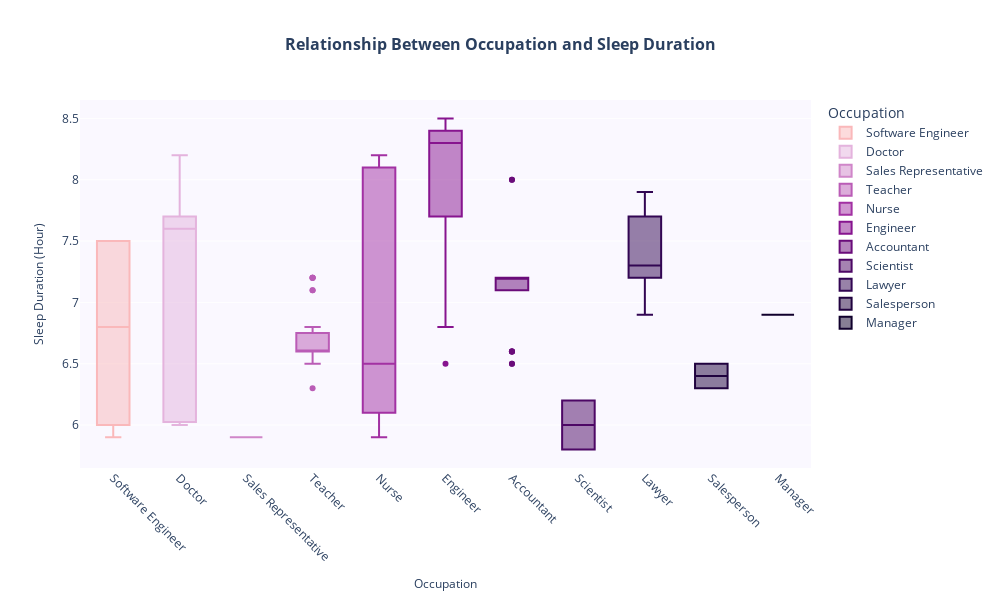

Notebook code cell kept with this figure:
### Code cell
fig = px.box(
    data,
    x='Occupation',
    y='Sleep Duration',
    title='<b>Relationship Between Occupation and Sleep Duration<b>',
    color='Occupation',  # Use occupation for coloring
    color_discrete_sequence= [
    "#fab8ba", "#e4b3dd", "#d086c9", "#ba5cb6",
    "#a231a3", "#87148f", "#6a0c7a", "#4d0865",
    "#320653", "#20023f", "#10002c", "#000019"
],
)

fig.update_layout(
    xaxis_title='Occupation',
    yaxis_title='Sleep Duration (Hour)',
    title_font_size=16,
    xaxis_title_font_size=12,
    yaxis_title_font_size=12,
    xaxis_tickangle=45,
    height=height,
    width=width,
    plot_bgcolor='#faf8ff',
    title_x=0.5
)

fig.show()

### Figure 1 — Plotly figure (JSON) as saved in the notebook; plotly's stock layout.template omitted (floating-point values rounded to 4 significant figures)
{"data": [{"alignmentgroup": "True", "hovertemplate": "Occupation=%{x}<br>Sleep Duration=%{y}<extra></extra>", "legendgroup": "Software Engineer", "marker": {"color": "#fab8ba"}, "name": "Software Engineer", "notched": false, "offsetgroup": "Software Engineer", "orientation": "v", "showlegend": true, "type": "box", "x": ["Software Engineer", "Software Engineer", "Software Engineer", "Software Engineer"], "x0": " ", "xaxis": "x", "y": [6.1, 5.9, 7.5, 7.5], "y0": " ", "yaxis": "y"}, {"alignmentgroup": "True", "hovertemplate": "Occupation=%{x}<br>Sleep Duration=%{y}<extra></extra>", "legendgroup": "Doctor", "marker": {"color": "#e4b3dd"}, "name": "Doctor", "notched": false, "offsetgroup": "Doctor", "orientation": "v", "showlegend": true, "type": "box", "x": ["Doctor", "Doctor", "Doctor", "Doctor", "Doctor", "Doctor", "Doctor", "Doctor", "Doctor", "Doctor", "Doctor", "Doctor", "Doctor", "Doctor", "Doctor", "Doctor", "Doctor", "Doctor", "Doctor", "Doctor", "Doctor", "Doctor", "Doctor", "Doctor", "Doctor", "Doctor", "Doctor", "Doctor", "Doctor", "Doctor", "Doctor", "Doctor", "Doctor", "Doctor", "Doctor", "Doctor", "Doctor", "Doctor", "Doctor", "Doctor", "Doctor", "Doctor", "Doctor", "Doctor", "Doctor", "Doctor", "Doctor", "Doctor", "Doctor", "Doctor", "Doctor", "Doctor", "Doctor", "Doctor", "Doctor", "Doctor", "Doctor", "Doctor", "Doctor", "Doctor", "Doctor", "Doctor", "Doctor", "Doctor", "Doctor", "Doctor", "Doctor", "Doctor", "Doctor", "Doctor", "Doctor"], "x0": " ", "xaxis": "x", "y": [6.2, 6.2, 7.8, 7.8, 7.8, 6.1, 7.8, 6.1, 6.0, 6.0, 6.0, 6.0, 7.6, 7.7, 7.7, 7.7, 7.7, 7.8, 7.9, 7.8, 7.9, 7.9, 7.9, 6.1, 7.7, 6.1, 6.1, 7.6, 7.6, 7.6, 7.7, 7.7, 7.7, 7.8, 7.7, 7.8, 7.7, 7.8, 7.7, 7.7, 6.0, 7.6, 6.0, 6.0, 7.7, 6.0, 6.0, 7.7, 6.0, 6.0, 6.2, 6.2, 6.2, 6.2, 6.0, 6.1, 6.1, 6.1, 6.1, 6.0, 6.0, 6.0, 6.0, 6.0, 6.0, 7.3, 7.3, 8.1, 8.1, 8.2, 8.2], "y0": " ", "yaxis": "y"}, {"alignmentgroup": "True", "hovertemplate": "Occupation=%{x}<br>Sleep Duration=%{y}<extra></extra>", "legendgroup": "Sales Representative", "marker": {"color": "#d086c9"}, "name": "Sales Representative", "notched": false, "offsetgroup": "Sales Representative", "orientation": "v", "showlegend": true, "type": "box", "x": ["Sales Representative", "Sales Representative"], "x0": " ", "xaxis": "x", "y": [5.9, 5.9], "y0": " ", "yaxis": "y"}, {"alignmentgroup": "True", "hovertemplate": "Occupation=%{x}<br>Sleep Duration=%{y}<extra></extra>", "legendgroup": "Teacher", "marker": {"color": "#ba5cb6"}, "name": "Teacher", "notched": false, "offsetgroup": "Teacher", "orientation": "v", "showlegend": true, "type": "box", "x": ["Teacher", "Teacher", "Teacher", "Teacher", "Teacher", "Teacher", "Teacher", "Teacher", "Teacher", "Teacher", "Teacher", "Teacher", "Teacher", "Teacher", "Teacher", "Teacher", "Teacher", "Teacher", "Teacher", "Teacher", "Teacher", "Teacher", "Teacher", "Teacher", "Teacher", "Teacher", "Teacher", "Teacher", "Teacher", "Teacher", "Teacher", "Teacher", "Teacher", "Teacher", "Teacher", "Teacher", "Teacher", "Teacher", "Teacher", "Teacher"], "x0": " ", "xaxis": "x", "y": [6.3, 6.7, 6.7, 7.1, 7.1, 7.2, 7.2, 7.2, 6.6, 7.2, 6.6, 6.8, 6.8, 6.7, 6.7, 6.7, 6.6, 6.6, 6.6, 6.6, 6.6, 6.6, 6.6, 6.5, 6.5, 6.5, 6.5, 6.8, 6.8, 6.5, 6.5, 6.5, 6.5, 6.6, 6.6, 6.6, 6.6, 6.6, 6.6, 6.6], "y0": " ", "yaxis": "y"}, {"alignmentgroup": "True", "hovertemplate": "Occupation=%{x}<br>Sleep Duration=%{y}<extra></extra>", "legendgroup": "Nurse", "marker": {"color": "#a231a3"}, "name": "Nurse", "notched": false, "offsetgroup": "Nurse", "orientation": "v", "showlegend": true, "type": "box", "x": ["Nurse", "Nurse", "Nurse", "Nurse", "Nurse", "Nurse", "Nurse", "Nurse", "Nurse", "Nurse", "Nurse", "Nurse", "Nurse", "Nurse", "Nurse", "Nurse", "Nurse", "Nurse", "Nurse", "Nurse", "Nurse", "Nurse", "Nurse", "Nurse", "Nurse", "Nurse", "Nurse", "Nurse", "Nurse", "Nurse", "Nurse", "Nurse", "Nurse", "Nurse", "Nurse", "Nurse", "Nurse", "Nurse", "Nurse", "Nurse", "Nurse", "Nurse", "Nurse", "Nurse", "Nurse", "Nurse", "Nurse", "Nurse", "Nurse", "Nurse", "Nurse", "Nurse", "Nurse", "Nurse", "Nurse", "Nurse", "Nurse", "Nurse", "Nurse", "Nurse", "Nurse", "Nurse", "Nurse", "Nurse", "Nurse", "Nurse", "Nurse", "Nurse", "Nurse", "Nurse", "Nurse", "Nurse", "Nurse"], "x0": " ", "xaxis": "x", "y": [6.5, 6.5, 6.4, 6.4, 7.9, 6.1, 7.5, 5.9, 6.2, 6.0, 6.1, 6.1, 6.1, 6.1, 6.2, 6.2, 6.2, 6.1, 6.0, 6.1, 6.0, 6.0, 6.0, 6.0, 6.0, 6.0, 6.0, 6.1, 6.0, 6.1, 6.1, 6.0, 6.1, 6.0, 6.1, 6.1, 7.1, 6.0, 6.1, 6.1, 8.1, 8.1, 8.1, 8.2, 8.2, 8.2, 8.2, 8.2, 8.1, 8.1, 8.1, 8.0, 8.0, 8.0, 8.0, 8.0, 8.0, 8.0, 8.1, 8.2, 8.2, 8.2, 8.2, 8.0, 8.0, 8.1, 8.0, 8.1, 8.1, 8.0, 8.1, 8.1, 8.1], "y0": " ", "yaxis": "y"}, {"alignmentgroup": "True", "hovertemplate": "Occupation=%{x}<br>Sleep Duration=%{y}<extra></extra>", "legendgroup": "Engineer", "marker": {"color": "#87148f"}, "name": "Engineer", "notched": false, "offsetgroup": "Engineer", "orientation": "v", "showlegend": true, "type": "box", "x": ["Engineer", "Engineer", "Engineer", "Engineer", "Engineer", "Engineer", "Engineer", "Engineer", "Engineer", "Engineer", "Engineer", "Engineer", "Engineer", "Engineer", "Engineer", "Engineer", "Engineer", "Engineer", "Engineer", "Engineer", "Engineer", "Engineer", "Engineer", "Engineer", "Engineer", "Engineer", "Engineer", "Engineer", "Engineer", "Engineer", "Engineer", "Engineer", "Engineer", "Engineer", "Engineer", "Engineer", "Engineer", "Engineer", "Engineer", "Engineer", "Engineer", "Engineer", "Engineer", "Engineer", "Engineer", "Engineer", "Engineer", "Engineer", "Engineer", "Engineer", "Engineer", "Engineer", "Engineer", "Engineer", "Engineer", "Engineer", "Engineer", "Engineer", "Engineer", "Engineer", "Engineer", "Engineer", "Engineer"], "x0": " ", "xaxis": "x", "y": [7.5, 7.5, 7.2, 7.2, 7.3, 7.3, 7.3, 7.3, 7.8, 7.8, 6.5, 7.3, 7.8, 7.8, 6.9, 7.6, 7.7, 7.7, 7.7, 7.7, 7.8, 7.7, 7.8, 7.8, 7.8, 7.8, 7.8, 7.8, 7.8, 7.8, 6.8, 8.3, 8.5, 8.5, 8.5, 8.5, 8.4, 8.4, 8.4, 8.3, 8.5, 8.5, 8.4, 8.4, 8.5, 8.4, 8.4, 8.5, 8.3, 8.5, 8.3, 8.5, 8.3, 8.5, 8.5, 8.4, 8.4, 8.4, 8.4, 8.4, 8.4, 8.4, 8.5], "y0": " ", "yaxis": "y"}, {"alignmentgroup": "True", "hovertemplate": "Occupation=%{x}<br>Sleep Duration=%{y}<extra></extra>", "legendgroup": "Accountant", "marker": {"color": "#6a0c7a"}, "name": "Accountant", "notched": false, "offsetgroup": "Accountant", "orientation": "v", "showlegend": true, "type": "box", "x": ["Accountant", "Accountant", "Accountant", "Accountant", "Accountant", "Accountant", "Accountant", "Accountant", "Accountant", "Accountant", "Accountant", "Accountant", "Accountant", "Accountant", "Accountant", "Accountant", "Accountant", "Accountant", "Accountant", "Accountant", "Accountant", "Accountant", "Accountant", "Accountant", "Accountant", "Accountant", "Accountant", "Accountant", "Accountant", "Accountant", "Accountant", "Accountant", "Accountant", "Accountant", "Accountant", "Accountant", "Accountant"], "x0": " ", "xaxis": "x", "y": [7.2, 7.2, 7.2, 7.1, 7.2, 7.1, 7.2, 7.2, 7.2, 7.2, 7.2, 7.2, 7.2, 7.2, 7.2, 7.2, 7.2, 7.2, 7.2, 7.1, 7.1, 7.1, 7.1, 7.1, 7.1, 7.1, 7.1, 8.0, 8.0, 7.2, 7.2, 6.5, 6.5, 6.6, 6.6, 6.6, 6.6], "y0": " ", "yaxis": "y"}, {"alignmentgroup": "True", "hovertemplate": "Occupation=%{x}<br>Sleep Duration=%{y}<extra></extra>", "legendgroup": "Scientist", "marker": {"color": "#4d0865"}, "name": "Scientist", "notched": false, "offsetgroup": "Scientist", "orientation": "v", "showlegend": true, "type": "box", "x": ["Scientist", "Scientist", "Scientist", "Scientist"], "x0": " ", "xaxis": "x", "y": [6.2, 6.2, 5.8, 5.8], "y0": " ", "yaxis": "y"}, {"alignmentgroup": "True", "hovertemplate": "Occupation=%{x}<br>Sleep Duration=%{y}<extra></extra>", "legendgroup": "Lawyer", "marker": {"color": "#320653"}, "name": "Lawyer", "notched": false, "offsetgroup": "Lawyer", "orientation": "v", "showlegend": true, "type": "box", "x": ["Lawyer", "Lawyer", "Lawyer", "Lawyer", "Lawyer", "Lawyer", "Lawyer", "Lawyer", "Lawyer", "Lawyer", "Lawyer", "Lawyer", "Lawyer", "Lawyer", "Lawyer", "Lawyer", "Lawyer", "Lawyer", "Lawyer", "Lawyer", "Lawyer", "Lawyer", "Lawyer", "Lawyer", "Lawyer", "Lawyer", "Lawyer", "Lawyer", "Lawyer", "Lawyer", "Lawyer", "Lawyer", "Lawyer", "Lawyer", "Lawyer", "Lawyer", "Lawyer", "Lawyer", "Lawyer", "Lawyer", "Lawyer", "Lawyer", "Lawyer", "Lawyer", "Lawyer", "Lawyer", "Lawyer"], "x0": " ", "xaxis": "x", "y": [7.4, 7.4, 7.4, 7.4, 7.3, 7.3, 7.3, 7.3, 7.3, 7.3, 7.3, 7.1, 7.1, 7.1, 7.1, 7.4, 7.2, 6.9, 7.2, 7.2, 7.2, 7.2, 7.2, 7.2, 7.2, 7.2, 7.2, 7.2, 7.9, 7.9, 7.6, 7.1, 7.1, 7.7, 7.7, 7.7, 7.7, 7.7, 7.6, 7.6, 7.6, 7.8, 7.8, 7.8, 7.8, 7.8, 7.8], "y0": " ", "yaxis": "y"}, {"alignmentgroup": "True", "hovertemplate": "Occupation=%{x}<br>Sleep Duration=%{y}<extra></extra>", "legendgroup": "Salesperson", "marker": {"color": "#20023f"}, "name": "Salesperson", "notched": false, "offsetgroup": "Salesperson", "orientation": "v", "showlegend": true, "type": "box", "x": ["Salesperson", "Salesperson", "Salesperson", "Salesperson", "Salesperson", "Salesperson", "Salesperson", "Salesperson", "Salesperson", "Salesperson", "Salesperson", "Salesperson", "Salesperson", "Salesperson", "Salesperson", "Salesperson", "Salesperson", "Salesperson", "Salesperson", "Salesperson", "Salesperson", "Salesperson", "Salesperson", "Salesperson", "Salesperson", "Salesperson", "Salesperson", "Salesperson", "Salesperson", "Salesperson", "Salesperson", "Salesperson"], "x0": " ", "xaxis": "x", "y": [6.5, 6.3, 6.5, 6.4, 6.5, 6.5, 6.5, 6.5, 6.5, 6.5, 6.5, 6.5, 6.5, 6.5, 6.4, 6.3, 6.4, 6.3, 6.3, 6.3, 6.3, 6.3, 6.3, 6.4, 6.3, 6.4, 6.3, 6.4, 6.3, 6.3, 6.4, 6.5], "y0": " ", "yaxis": "y"}, {"alignmentgroup": "True", "hovertemplate": "Occupation=%{x}<br>Sleep Duration=%{y}<extra></extra>", "legendgroup": "Manager", "marker": {"color": "#10002c"}, "name": "Manager", "notched": false, "offsetgroup": "Manager", "orientation": "v", "showlegend": true, "type": "box", "x": ["Manager"], "x0": " ", "xaxis": "x", "y": [6.9], "y0": " ", "yaxis": "y"}], "layout": {"boxmode": "overlay", "height": 600, "legend": {"title": {"text": "Occupation"}, "tracegroupgap": 0}, "plot_bgcolor": "#faf8ff", "title": {"font": {"size": 16}, "text": "<b>Relationship Between Occupation and Sleep Duration<b>", "x": 0.5}, "width": 1000, "xaxis": {"anchor": "y", "categoryarray": ["Software Engineer", "Doctor", "Sales Representative", "Teacher", "Nurse", "Engineer", "Accountant", "Scientist", "Lawyer", "Salesperson", "Manager"], "categoryorder": "array", "domain": [0, 1], "tickangle": 45, "title": {"font": {"size": 12}, "text": "Occupation"}}, "yaxis": {"anchor": "x", "domain": [0, 1], "title": {"font": {"size": 12}, "text": "Sleep Duration (Hour)"}}}}
